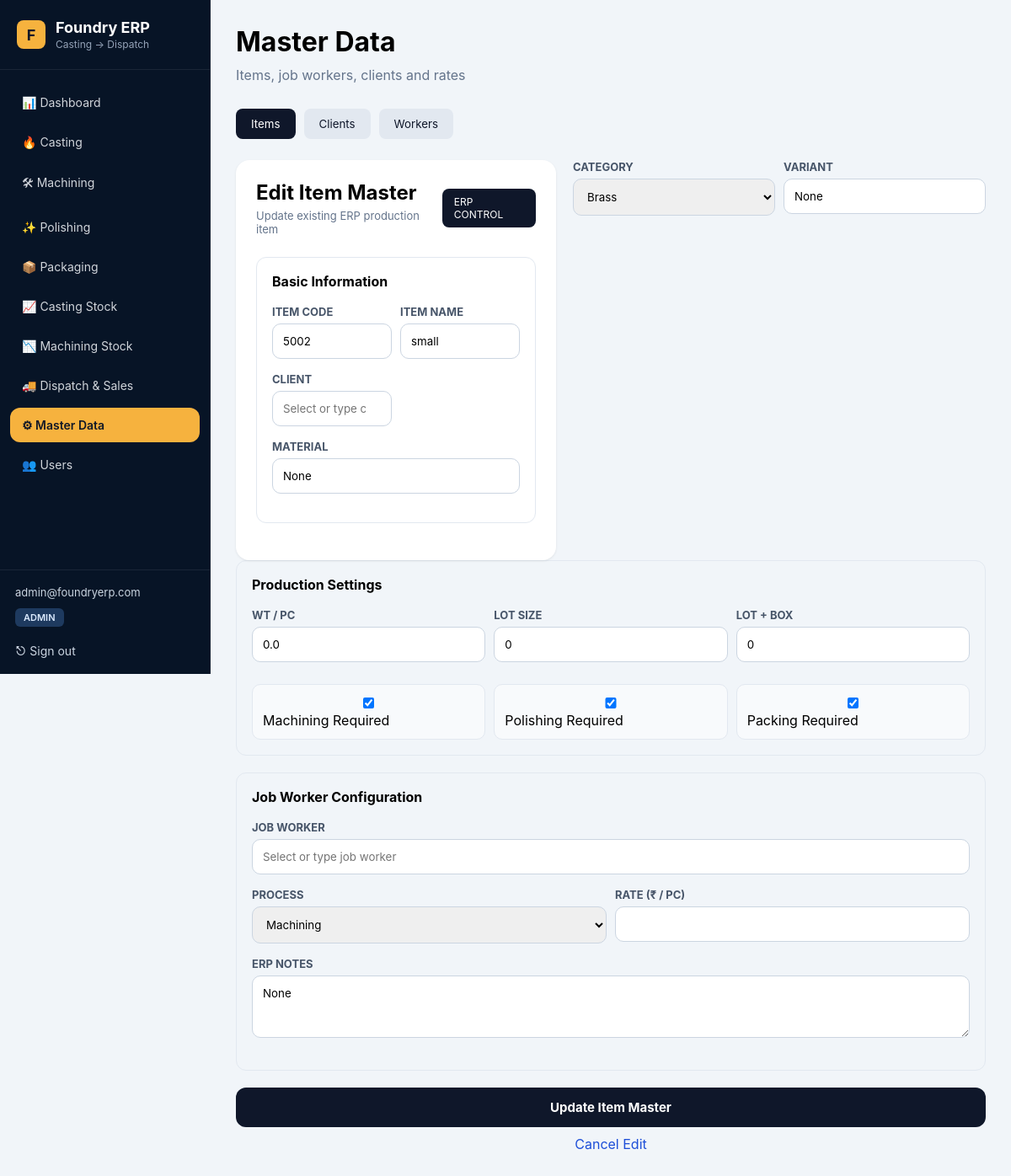
Page /master-data/?edit=3&tab=items on the committed database.
### inventory/models.py (models this page shows, shortened)
class Item(models.Model):
    CATEGORY_CHOICES = [
        ("BRASS", "Brass"),
        ("MORTAR", "Mortar"),
        ("PESTLE", "Pestle"),
        ("CHOPPING", "Chopping Board"),
        ("OTHER", "Other"),
    ]
    MATERIAL_CHOICES = [
        ("BRASS", "Brass"),
        ("SS", "Stainless Steel"),
        ("CI", "Cast Iron"),
        ("ALUMINIUM", "Aluminium"),
    ]
    client = models.ForeignKey(
        "Client",
        on_delete=models.SET_NULL,
        blank=True,
        null=True
    )
    code = models.CharField(
        max_length=50,
        unique=True
    )
    name = models.CharField(
        max_length=100
    )
    category = models.CharField(
        max_length=50,
        choices=CATEGORY_CHOICES,
        default="OTHER"
    )
    material = models.CharField(
        max_length=50,
        choices=MATERIAL_CHOICES,
        blank=True,
        null=True
    )
    variant = models.CharField(
        max_length=100,
        blank=True,
        null=True
    )
    item_type = models.CharField(
        max_length=100,
        blank=True,
        null=True
    )
    weight_per_piece = models.FloatField(
        default=0
    )
    lot_size = models.IntegerField(
        default=0
    )
    lot_with_box = models.IntegerField(
        default=0
    )
    process = models.CharField(
        max_length=50,
        choices=ProcessType.choices,
        blank=True,
        null=True
    )
    machining_required = models.BooleanField(
        default=True
    )
    polishing_required = models.BooleanField(
        default=True
    )
    packing_required = models.BooleanField(
        default=True
    )
    rate_per_piece = models.FloatField(
        default=0
    )
    notes = models.TextField(
        blank=True,
        null=True
    )
    active = models.BooleanField(
        default=True
    )
    created_at = models.DateTimeField(
        auto_now_add=True
    )

### inventory/views.py (the view, shortened to what this page needs)
def master_data(request):
    active_tab = request.GET.get("tab", "items")
    edit_item = Item.objects.filter(id=request.GET.get("edit")).first()
    edit_client = Client.objects.filter(id=request.GET.get("edit_client")).first()
    edit_worker = Worker.objects.filter(id=request.GET.get("edit_worker")).first()
    context = {
        "clients": Client.objects.all(),
        "items": Item.objects.all(),
        "workers": Worker.objects.all(),
        "edit_item_data": edit_item,
        "edit_client_data": edit_client,
        "edit_worker_data": edit_worker,
        "active_tab": active_tab,
    }
    return render(request, "master_data.html", context)

### inventory/models.py (called while the page is built)
    def __str__(self):
        return self.name

### templates/master_data.html (shortened to what this page needs)
{% extends "layout/base.html" %}
{% block content %}
<h1 style="margin-bottom:10px;">
    Master Data
</h1>
<p style="margin-bottom:30px;color:#64748b;">
    Items, job workers, clients and rates
</p>
<div class="top-tabs">
    <button
        class="tab-btn {% if active_tab == 'items' %}active{% endif %}"
        onclick="showTab('items', this)"
    >
        Items
    </button>
    <button
        class="tab-btn {% if active_tab == 'clients' %}active{% endif %}"
        onclick="showTab('clients', this)"
    >
        Clients
    </button>
    <button
        class="tab-btn {% if active_tab == 'workers' %}active{% endif %}"
        onclick="showTab('workers', this)"
    >
        Workers
    </button>
</div>
<div
    id="items"
    class="tab-content {% if active_tab == 'items' %}active{% endif %}"
>
    <div class="grid-layout">
    <div class="card">
            <div style="
display:flex;
justify-content:space-between;
align-items:center;
margin-bottom:25px;
">
    <div>
        <h2 style="margin-bottom:5px;">
            {% if edit_item_data %}Edit{% else %}Add{% endif %} Item Master
        </h2>
        <p style="
        color:#64748b;
        font-size:13px;
        ">
            {% if edit_item_data %}Update existing{% else %}Configure new{% endif %} ERP production item
        </p>
    </div>
    <div style="
    background:#0f172a;
    color:white;
    padding:8px 14px;
    border-radius:8px;
    font-size:12px;
    ">
        ERP CONTROL
    </div>
</div>
            <form method="POST">
<div style="
padding:18px;
border:1px solid #e2e8f0;
border-radius:12px;
margin-bottom:20px;
">
    <h3 style="
    margin-bottom:18px;
    font-size:16px;
    ">
        Basic Information
    </h3>
    <div class="two-column">
        <div class="form-group">
            <label>ITEM CODE</label>
            <input
                type="text"
                name="code"
                value="{{ edit_item_data.code }}"
                required
            >
        </div>
        <div class="form-group">
            <label>ITEM NAME</label>
            <input
                type="text"
                name="name"
                value="{{ edit_item_data.name }}"
                required
            >
        </div>
    </div>
    <div class="two-column">
        <div class="form-group">
            <label>CLIENT</label>
<input
    list="client-list"
    name="custom_client"
    value="{% if edit_item_data and edit_item_data.client %}{{ edit_item_data.client.name }}{% endif %}"
    placeholder="Select or type client"
>
            </div>
        </div>
        <div class="form-group">
            <label>MATERIAL</label>
<input
    list="material-list"
    name="custom_material"
    value="{{ edit_item_data.material }}"
    placeholder="Select or type material"
>
            </div>
        </div>
    </div>
    <div class="two-column">
        <div class="form-group">
            <label>CATEGORY</label>
            <select name="category">
                <option value="BRASS" {% if edit_item_data.category == 'BRASS' %}selected{% endif %}>
                    Brass
                </option>
            </select>
        </div>
        <div class="form-group">
            <label>VARIANT</label>
            <input
                type="text"
                name="variant"
                value="{{ edit_item_data.variant }}"
            >
        </div>
    </div>
</div>
<div style="
padding:18px;
border:1px solid #e2e8f0;
border-radius:12px;
margin-bottom:20px;
">
    <h3 style="
    margin-bottom:18px;
    font-size:16px;
    ">
        Production Settings
    </h3>
    <div class="three-column">
        <div class="form-group">
            <label>WT / PC</label>
            <input
                type="number"
                step="0.001"
                name="weight_per_piece"
                value="{{ edit_item_data.weight_per_piece }}"
            >
        </div>
        <div class="form-group">
            <label>LOT SIZE</label>
            <input
                type="number"
                name="lot_size"
                value="{{ edit_item_data.lot_size }}"
            >
        </div>
        <div class="form-group">
            <label>LOT + BOX</label>
            <input
                type="number"
                name="lot_with_box"
                value="{{ edit_item_data.lot_with_box }}"
            >
        </div>
    </div>
    <div style="
    display:grid;
    grid-template-columns:1fr 1fr 1fr;
    gap:10px;
    margin-top:10px;
    ">
        <label style="
        background:#f8fafc;
        padding:12px;
        border-radius:10px;
        border:1px solid #e2e8f0;
        ">
            <input
                type="checkbox"
                {% if edit_item_data.machining_required or not edit_item_data %}checked{% endif %}
                name="machining_required"
            >
            Machining Required
        </label>
        <label style="
        background:#f8fafc;
        padding:12px;
        border-radius:10px;
        border:1px solid #e2e8f0;
        ">
            <input
                type="checkbox"
                {% if edit_item_data.polishing_required or not edit_item_data %}checked{% endif %}
                name="polishing_required"
            >
            Polishing Required
        </label>
        <label style="
        background:#f8fafc;
        padding:12px;
        border-radius:10px;
        border:1px solid #e2e8f0;
        ">
            <input
                type="checkbox"
                {% if edit_item_data.packing_required or not edit_item_data %}checked{% endif %}
                name="packing_required"
            >
            Packing Required
        </label>
    </div>
</div>
<div style="
padding:18px;
border:1px solid #e2e8f0;
border-radius:12px;
margin-bottom:20px;
">
    <h3 style="
    margin-bottom:18px;
    font-size:16px;
    ">
        Job Worker Configuration
    </h3>
    <div class="form-group">
        <label>JOB WORKER</label>
        <input
            list="worker-list"
            name="custom_worker"
            placeholder="Select or type job worker"
        >
    </div>
    <div class="two-column">
        <div class="form-group">
            <label>PROCESS</label>
            <select name="process">
                <option value="machining">
                    Machining
                </option>
            </select>
        </div>
        <div class="form-group">
            <label>RATE (₹ / PC)</label>
            <input
                type="number"
                step="0.01"
                name="rate_per_piece"
            >
        </div>
    </div>
    <div class="form-group">
        <label>ERP NOTES</label>
        <textarea
            name="notes"
            rows="3"
            placeholder="Production notes, QC notes, packaging instructions..."
        >{{ edit_item_data.notes }}</textarea>
    </div>
</div>
                <button
    type="submit"
    style="
    width:100%;
    padding:14px;
    border-radius:12px;
    font-size:15px;
    font-weight:bold;
    "
>
    {% if edit_item_data %}Update{% else %}Save{% endif %} Item Master
</button>
                {% if edit_item_data %}
                <a href="/master-data/" style="display:block; text-align:center; margin-top:10px; color:#1d4ed8; text-decoration:none;">Cancel Edit</a>
                {% endif %}
        </div>
    </div>
</div>
{% endblock %}

### templates/layout/base.html (style rules this page uses)
* { margin:0; padding:0; box-sizing:border-box; font-family:Inter,sans-serif; }
body { background:#f1f5f9; }
.card { background:white; border-radius:16px; padding:24px; box-shadow: 0 1px 3px rgba(0,0,0,0.08); }
input, select, textarea { width:100%; padding:12px; border:1px solid #cbd5e1; border-radius:10px; outline:none; }
button { background:#0f172a; color:white; border:none; padding:12px 20px; border-radius:10px; cursor:pointer; }

### templates/master_data.html (style rules this page uses)
.top-tabs { display:flex; gap:10px; margin-bottom:25px; }
.tab-btn { background:#e2e8f0; color:#0f172a; border:none; padding:10px 18px; border-radius:8px; cursor:pointer; }
.tab-btn.active { background:#0f172a; color:white; }
.tab-content { display:none; }
.tab-content.active { display:block; }
.grid-layout { display:grid; grid-template-columns:380px 1fr; gap:20px; }
.form-group { margin-bottom:16px; }
.form-group label { display:block; margin-bottom:6px; font-size:13px; font-weight:bold; color:#475569; }
.two-column { display:grid; grid-template-columns:1fr 1fr; gap:10px; }
.three-column { display:grid; grid-template-columns:1fr 1fr 1fr; gap:10px; }

### rows in the picture
Item: code "5002", name "small", custom_material "None", category "Brass", variant "None", weight_per_piece "0.0", lot_size "0", lot_with_box "0", machining_required "☑", polishing_required "☑", packing_required "☑", notes "None"
